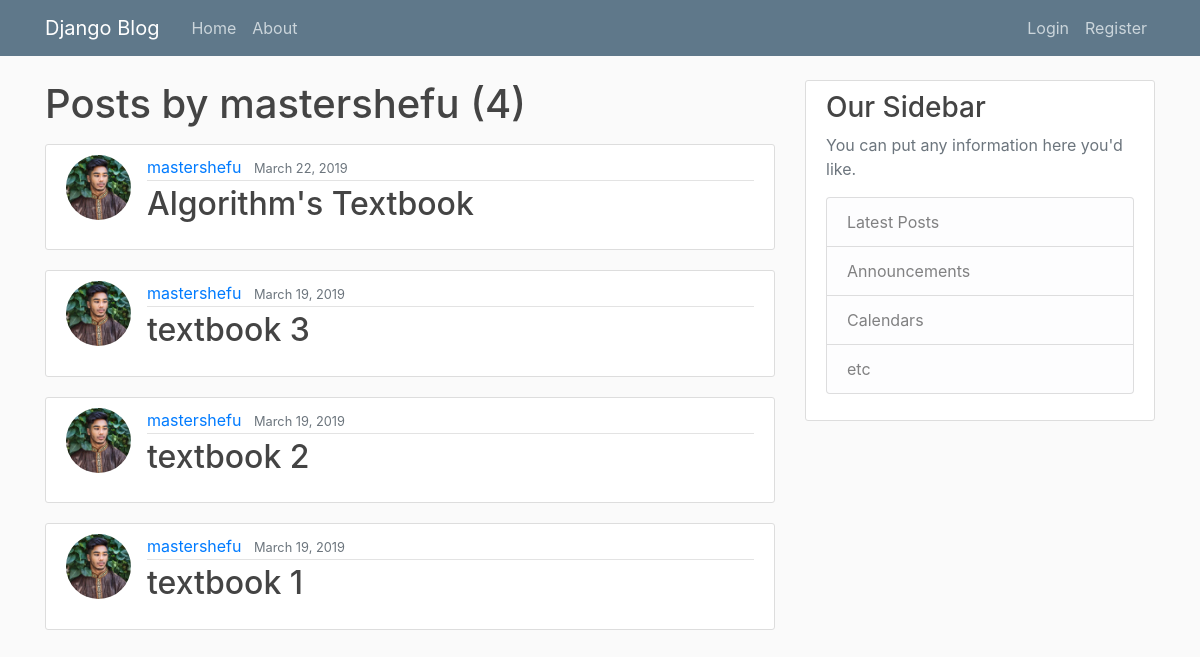
The page /user/mastershefu on the database its author committed.
### blog/models.py (models this page shows, shortened)
class Post(models.Model):
    title = models.CharField(max_length=100)
    details = models.TextField()
    price = models.IntegerField()
    date_posted = models.DateTimeField(default=timezone.now) # Gets timestamp from users timezone settings
    author = models.ForeignKey(User, on_delete=models.CASCADE) #if user deletes account, cascade deltes all of his posts as well

### users/models.py (models this page shows, shortened)
class Profile(models.Model):
    user = models.OneToOneField(User, on_delete=models.CASCADE)
    image = models.ImageField(default='default.jpg', upload_to='profile_pics')
    gradeLevel = models.CharField(max_length=100) #Freshmen, Sophomore, Junior, Senior
    major = models.CharField(max_length=100) #ComputerScience, Chemical Engineering, Bio, etc.

### blog/views.py (the view)
# urls.py: path('user/<str:username>', UserPostListView.as_view(), name='user-posts'),
class UserPostListView(ListView):
	model = Post
	template_name =  'blog/user_posts.html'
	context_object_name = 'posts'
	paginate_by = 5
	def get_queryset(self):
		 user = get_object_or_404(User, username=self.kwargs.get('username'))
		 return Post.objects.filter(author=user).order_by('-date_posted')

### blog/templates/blog/user_posts.html (shortened to what this page needs)
{% extends "blog/base.html" %} {% block content %}
<h1 class="mb-3">Posts by {{ view.kwargs.username }} ({{ page_obj.paginator.count }})</h1>
{% for post in posts %}
<article class="media content-section">
    <img class="rounded-circle article-img" src="{{ post.author.profile.image.url }}">
    <div class="media-body">
        <div class="article-metadata">
            <a class="mr-2" href="{% url 'user-posts' post.author.username %}">{{ post.author }}</a>
            <small class="text-muted">{{ post.date_posted|date:"F d, Y" }}</small>
        </div>
        <h2><a class="article-title" href="{% url 'post-detail' post.id %}">{{ post.title }}</a></h2>
    </div>
</article>
{% endfor %}  {% endblock content %}

### blog/static/blog/main.css (style rules this page uses)
body { background: #fafafa; color: #333333; margin-top: 5rem; }
h1, h2, h3, h4, h5, h6 { color: #444444; }
.content-section { background: #ffffff; padding: 10px 20px; border: 1px solid #dddddd; border-radius: 3px; margin-bottom: 20px; }
.article-title { color: #444444; }
.article-img { height: 65px; width: 65px; margin-right: 16px; }
.article-metadata { padding-bottom: 1px; margin-bottom: 4px; border-bottom: 1px solid #e3e3e3 }

### rows shown on the page
Post: author.profile.image (picture), author "mastershefu", date_posted "March 22, 2019", title "Algorithm's Textbook"
Post: author.profile.image (picture), author "mastershefu", date_posted "March 19, 2019", title "textbook 3"
Post: author.profile.image (picture), author "mastershefu", date_posted "March 19, 2019", title "textbook 2"
Post: author.profile.image (picture), author "mastershefu", date_posted "March 19, 2019", title "textbook 1"

### other values the page prints
{{ view.kwargs.username }} "mastershefu"
{{ page_obj.paginator.count }} "4"
